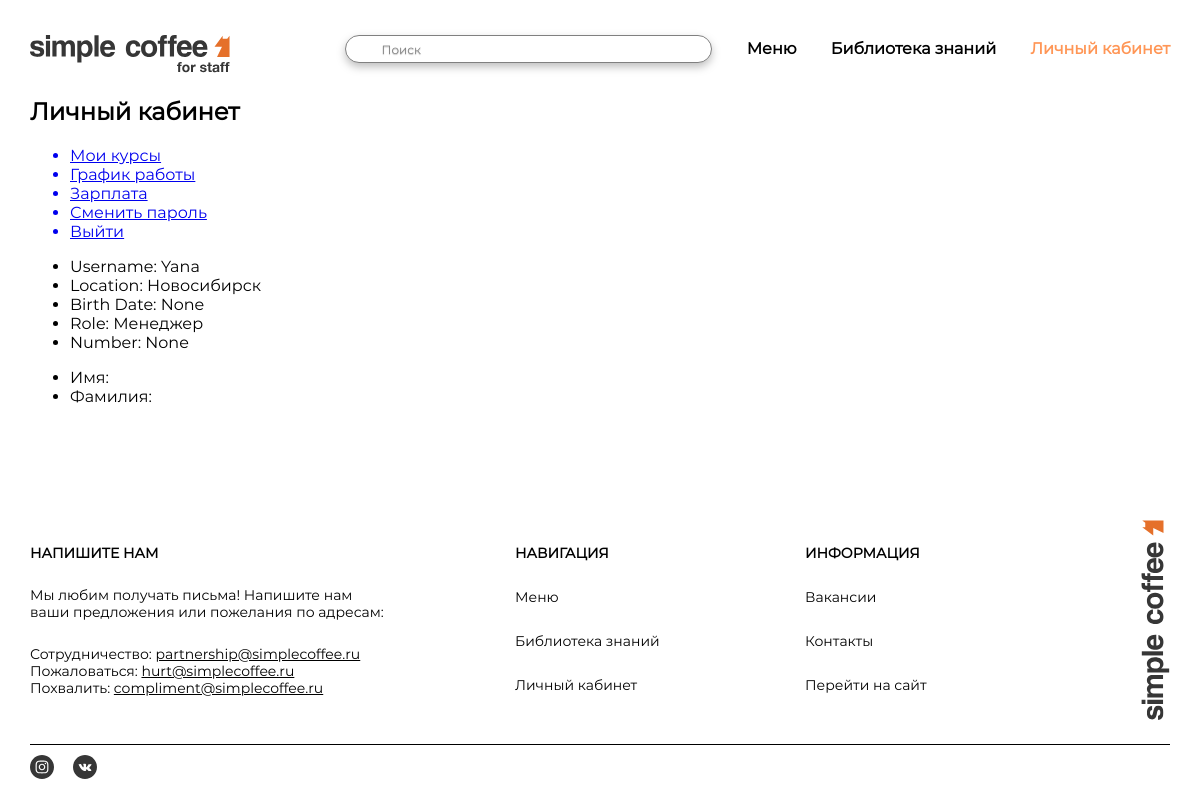
/account/ (signed in), run on the app's committed database.
### main/models.py (models this page shows, shortened)
class UserProfile(models.Model):
    user = models.OneToOneField(User, on_delete=models.CASCADE)
    avatar = models.ImageField(upload_to='static/main/img/users/%Y/%m/%d/', verbose_name='Изображение', blank=True, null=True)
    bdate = models.DateField(auto_now=False, auto_now_add=False, null=True, blank=True)
    coffee_address = models.TextField(blank=False, null=True)
    number = models.CharField(max_length=11, blank=True, null=True)
    role = models.ForeignKey('Role', on_delete=models.PROTECT, blank=True, null=True)
    class Meta:
       verbose_name = 'Профиль'
       verbose_name_plural = 'Профили'

class Role(models.Model):
    role = models.PositiveIntegerField(primary_key=True)
    role_name = models.CharField(max_length=100)
    def __str__(self):
        return self.role_name
    class Meta:
        verbose_name = 'Роль'
        verbose_name_plural = 'Роли'

### main/views.py (the view)
# urls.py: path('account/', views.p_account, name='account'),
def p_account(request):
    if request.user.is_superuser:
        s = User.objects.filter(id=request.user.id)
        return render(request, 'main/personalaccount.html', {'s' : s})
    else:
        s = User.objects.filter(id=request.user.id)
        information = UserProfile.objects.filter(user=request.user)
        return render(request, 'main/personalaccount.html', {'information': information, 's': s})

### main/templates/main/personalaccount.html (shortened to what this page needs)
{% extends 'main/layout.html' %}
{% load static%}
{% block content %}
    <h2 class="account">Личный кабинет</h2>
    <ul class="navigation-account">
        <a href="http://"><li>Мои курсы</li></a>
        <a href="http://"><li>График работы</li></a>
        <a href="http://"><li>Зарплата</li></a>
        <a href="http://"><li>Сменить пароль</li></a>
        <a href="{% url 'logout' %}"><li>Выйти</li></a>
    </ul>
    <div>
        {% for info in information %}
        <ul>
            <li>Username: {{ info.user }}</li>
            <li>Location: {{ info.coffee_address }}</li>
            <li>Birth Date: {{ info.bdate }}</li>
            <li>Role: {{ info.role }}</li>
            <li>Number: {{ info.number}}</li>
        </ul>
        {% endfor %}
        {% for info in s %}
        <ul>
            <li>Имя: {{ info.first_name }}</li>
            <li>Фамилия: {{ info.last_name }}</li>
        </ul>
        {% endfor %}
    </div>
{% endblock %}

### main/static/main/css/style.css (style rules this page uses)
html, body { min-width: 1160px; margin: 0; padding: 0; font-family: "Montserrat"; color: #000000; height: 100%; }

### data on the page
UserProfile: user "Yana", coffee_address "Новосибирск", bdate "None", role "Менеджер", number "None"
